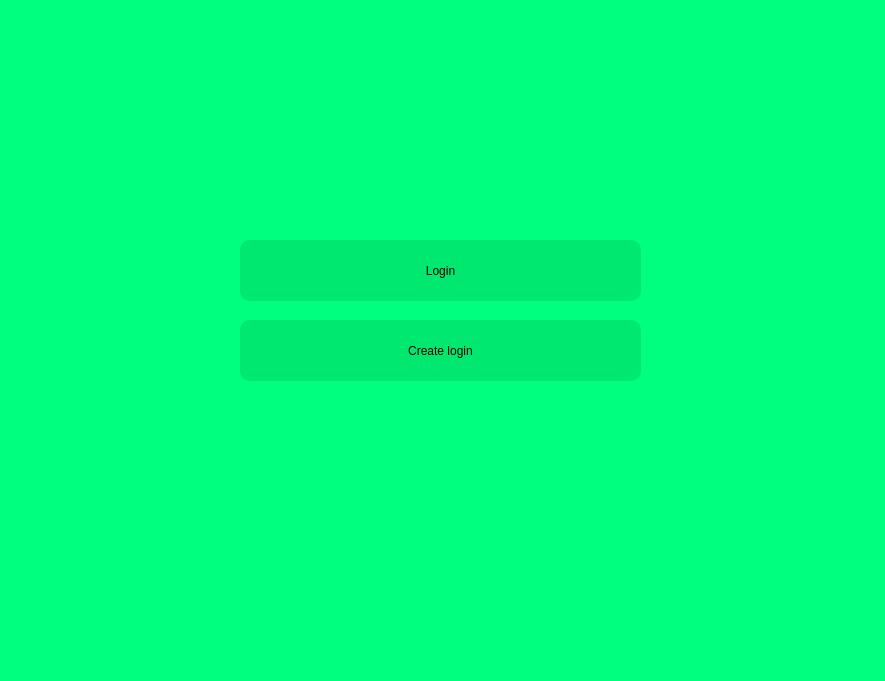
<?xml version="1.0" encoding="UTF-8"?>
<ui version="4.0">
 <class>MainWindow</class>
 <widget class="QMainWindow" name="MainWindow">
  <property name="geometry">
   <rect>
    <x>0</x>
    <y>0</y>
    <width>885</width>
    <height>681</height>
   </rect>
  </property>
  <property name="windowTitle">
   <string>MainWindow</string>
  </property>
  <property name="styleSheet">
   <string notr="true">background-color: rgb(0, 255, 127);</string>
  </property>
  <widget class="QWidget" name="centralwidget">
   <widget class="QPushButton" name="pushButton_4">
    <property name="geometry">
     <rect>
      <x>240</x>
      <y>240</y>
      <width>401</width>
      <height>61</height>
     </rect>
    </property>
    <property name="styleSheet">
     <string notr="true">QPushButton{
	font: 63 8pt &quot;Segoe UI Semibold&quot;;
	border-radius: 10px;
	background-color: rgb(0, 232, 112);
}</string>
    </property>
    <property name="text">
     <string>Login</string>
    </property>
   </widget>
   <widget class="QPushButton" name="pushButton_5">
    <property name="geometry">
     <rect>
      <x>240</x>
      <y>320</y>
      <width>401</width>
      <height>61</height>
     </rect>
    </property>
    <property name="styleSheet">
     <string notr="true">QPushButton{
	font: 63 8pt &quot;Segoe UI Semibold&quot;;
	border-radius: 10px;
	background-color: rgb(0, 232, 112);
}</string>
    </property>
    <property name="text">
     <string>Create login</string>
    </property>
   </widget>
  </widget>
  <widget class="QMenuBar" name="menubar">
   <property name="geometry">
    <rect>
     <x>0</x>
     <y>0</y>
     <width>885</width>
     <height>26</height>
    </rect>
   </property>
  </widget>
  <widget class="QStatusBar" name="statusbar"/>
 </widget>
 <resources/>
 <connections/>
</ui>
